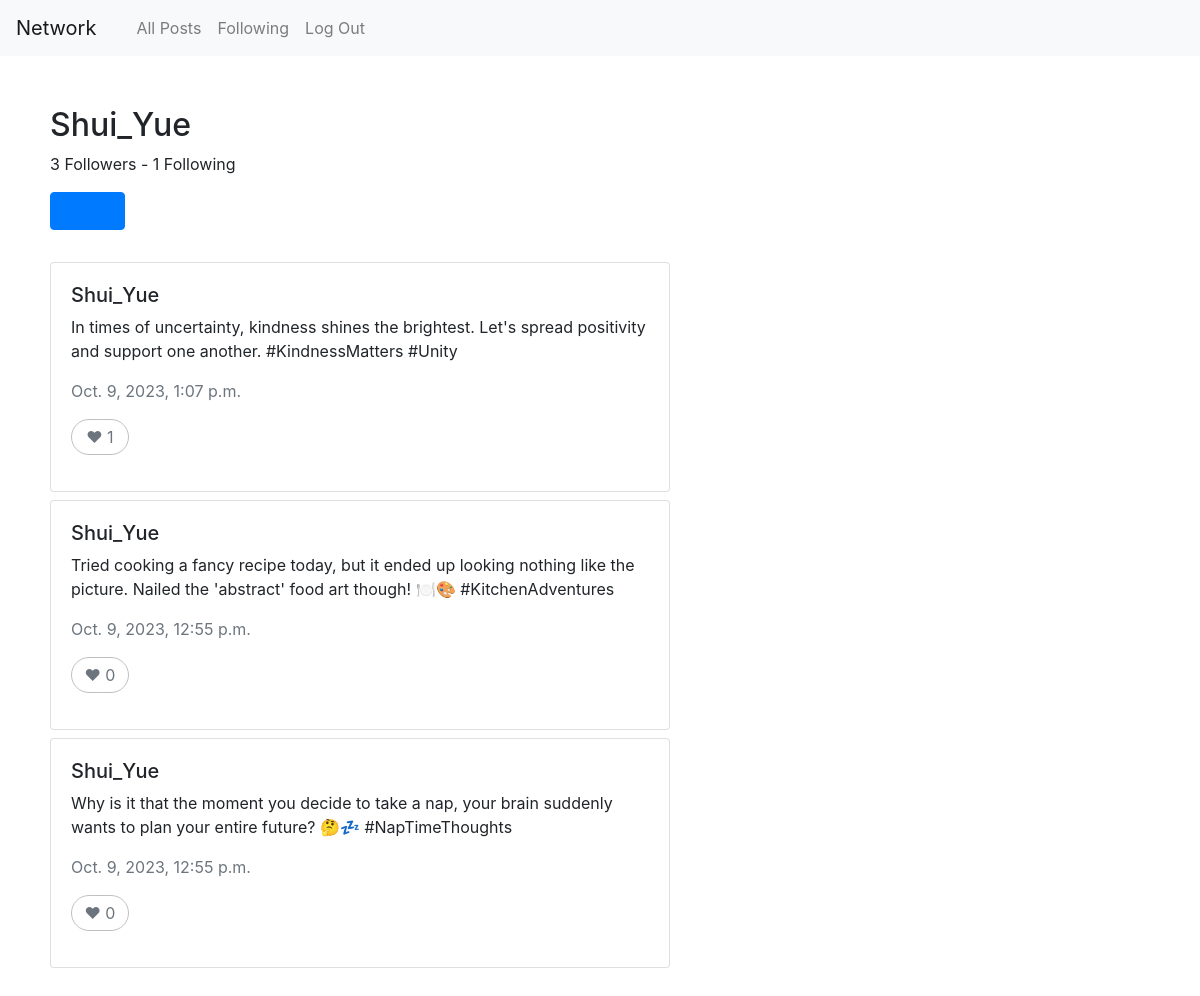
Screenshot of /profile/Shui_Yue with the database file from the repository.
### network/models.py (models this page shows)
class User(AbstractUser):
    pass

class Post(models.Model):
    content = models.CharField(max_length=500)
    author = models.CharField(max_length=64)
    timestamp = models.DateTimeField(auto_now_add=True)
    likes = models.IntegerField()
    class Meta:
        ordering = ['-timestamp']

### network/views.py (the view)
# urls.py: path("profile/<user>", views.profile, name="profile"),
def profile(request, user):
    user = User.objects.get(username=user)
    posts = Post.objects.filter(author = user)
    followers = Follow.objects.filter(following = user).count()
    following = Follow.objects.filter(follower = user).count()
    is_following = False
    for follower in Follow.objects.filter(following = user):
        if follower.follower == request.user.username:
            is_following = True
        else:
            pass
    return render(request, "network/profile.html", {
        "user" : user,
        "posts" : posts,
        "followers" : followers,
        "following" : following,
        "is_following": is_following
    })

### network/templates/network/profile.html
{% extends "network/layout.html" %}
{% block body %}
<h2>{{ user.username }}</h2>
<p>{{ followers }} Followers - {{ following }} Following</p>
{% if request.user.username != user.username %}
{% if is_following %}
<button class="btn btn-primary"><a href="/unfollow/{{ user.username }}">Unfollow</a></button>
{% else %}
<button class="btn btn-primary"><a href="/follow/{{ user.username }}">Follow</a></button>
{% endif %}
{% endif %}
<br>
<br>
{% for post in posts %}
<div class="post card mt-2">
    <div class="card-body">
        <h5>{{ post.author }}</h5>
        <p> {{ post.content }} </p>
        <p class="text-muted">{{ post.timestamp }}</p>
        <p class="text-muted"
           style="border: 1px solid silver;
                   border-radius: 50px;
                   width: 10%;
                   padding: 5px;
                   text-align: center;">
            &#10084; {{ post.likes }}
        </p>
    </div>
</div>
{% empty %}
No Posts to load.
{% endfor %}
{% endblock %}

### rows the page displays
User: username "Shui_Yue"
Post: author "Shui_Yue", content "In times of uncertainty, kindness shines the brightest. Let's spread positivity and support one another. #KindnessMatters #Unity", timestamp "Oct. 9, 2023, 1:07 p.m.", likes "1"
Post: author "Shui_Yue", content "Tried cooking a fancy recipe today, but it ended up looking nothing like the picture. Nailed the 'abstract' food art though! 🍽️🎨 #KitchenAdventures", timestamp "Oct. 9, 2023, 12:55 p.m.", likes "0"
Post: author "Shui_Yue", content "Why is it that the moment you decide to take a nap, your brain suddenly wants to plan your entire future? 🤔💤 #NapTimeThoughts", timestamp "Oct. 9, 2023, 12:55 p.m.", likes "0"

### other values shown
{{ followers }} "3"
{{ following }} "1"
